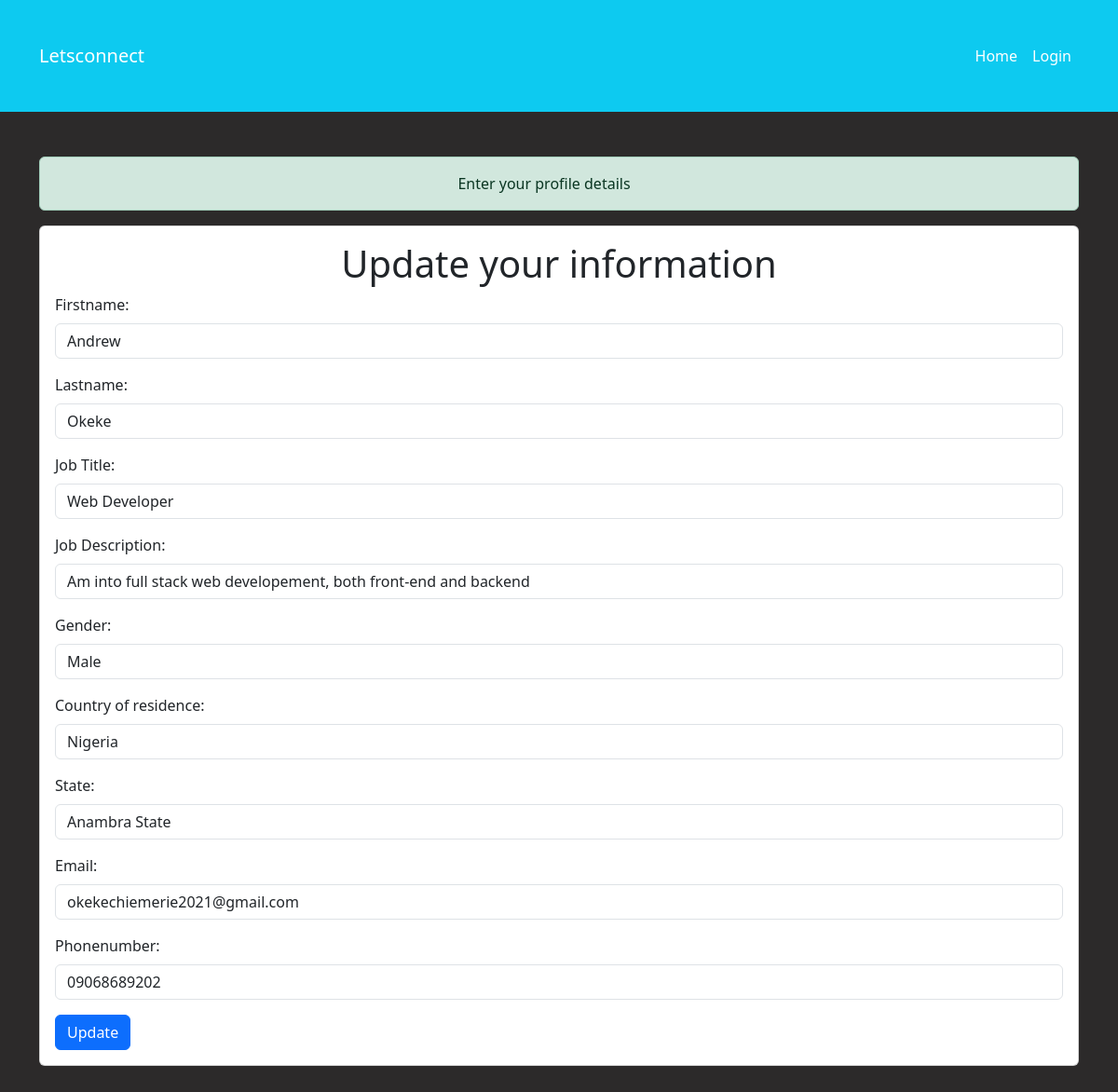
The page /updateprofile/5 on the database its author committed.
### base/models.py (models this page shows, shortened)
class Profile(models.Model):
    user = models.OneToOneField(User, on_delete=models.CASCADE)
    firstname = models.CharField(max_length=255)
    lastname = models.CharField(max_length=255)
    gender = models.CharField(max_length=10)
    country = models.CharField(max_length=255)
    state = models.CharField(max_length=255)
    email = models.EmailField()
    job = models.CharField(max_length=200)
    description = models.CharField(max_length=2550000)
    phonenumber = models.CharField(max_length=15)
    datecreated = models.DateTimeField(default=datetime.now)
    class Meta:
        ordering = ['-datecreated']

### base/views.py (the view, shortened to what this page needs)
# urls.py: path('updateprofile/<str:pk>',views.updateprofile,name='updateprofile'),
def updateprofile(request,pk):
    profile = get_object_or_404(Profile, pk=pk)
    context = {'profile': profile}
    return render(request, 'updateprofile.html', context)

### templates/updateprofile.html (shortened to what this page needs)
{% extends 'home.html' %}
{% block content %}
<div class="container my-5">
    <div class="alert alert-success alert-dismissible" role="alert" style="margin-top: 10px; text-align: center;">
        Enter your profile details
    </div>
    <div class="card">
        <div class="card-body">
            <h1 class="firsth1">Update your information</h1>
            <form method="POST">
                <div class="mb-3">
                    <label for="firstname" class="form-label">Firstname:</label>
                    <input type="text" class="form-control" name="firstname" value="{{ profile.firstname }}" required>
                </div>
                <div class="mb-3">
                    <label for="lastname" class="form-label">Lastname:</label>
                    <input type="text" class="form-control" name="lastname" value="{{ profile.lastname }}" required>
                </div>
                <div class="mb-3">
                    <label for="job" class="form-label">Job Title:</label>
                    <input type="text" class="form-control" name="job" value="{{ profile.job }}" required>
                </div>
                <div class="mb-3">
                    <label for="description" class="form-label">Job Description:</label>
                    <input type="text" class="form-control" name="description" value="{{ profile.description }}" required>
                </div>
                <div class="mb-3">
                    <label for="gender" class="form-label">Gender:</label>
                    <select class="form-control" name="gender" required>
                        <option value="male" {% if profile.gender == 'male' %} selected {% endif %}>Male</option>
                    </select>
                </div>
                <div class="mb-3">
                    <label for="country" class="form-label">Country of residence:</label>
                    <input type="text" class="form-control" name="country" value="{{ profile.country }}" required>
                </div>
                <div class="mb-3">
                    <label for="state" class="form-label">State:</label>
                    <input type="text" class="form-control" name="state" value="{{ profile.state }}" required>
                </div>
                <div class="mb-3">
                    <label for="email" class="form-label">Email:</label>
                    <input type="email" class="form-control" name="email" value="{{ profile.email }}" required>
                </div>
                <div class="mb-3">
                    <label for="phonenumber" class="form-label">Phonenumber:</label>
                    <input type="text" class="form-control" name="phonenumber" value="{{ profile.phonenumber }}" required>
                </div>
                <button type="submit" class="btn btn-primary">Update</button>
            </form>
        </div>
    </div>
</div>
{% endblock %}

### templates/home.html (style rules this page uses)
body { background-color:rgb(44, 42, 42); }

### templates/updateprofile.html (style rules this page uses)
.firsth1 { text-align: center; }

### rows shown on the page
Profile: firstname "Andrew", lastname "Okeke", job "Web Developer", description "Am into full stack web developement, both front-end and backend", gender "Male", country "Nigeria", state "Anambra State", email "okekechiemerie2021@gmail.com", phonenumber "09068689202"
